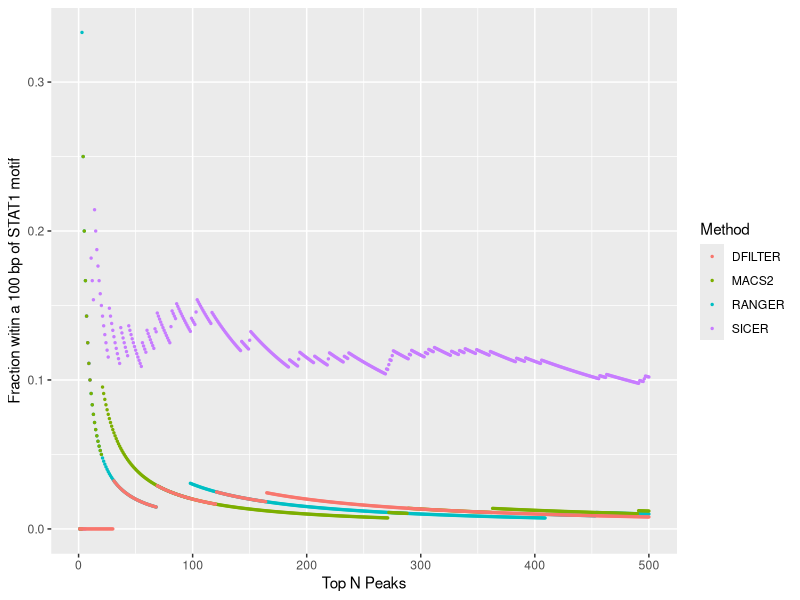

The R script that drew this image:
# Fraction of Top N peaks within 100 bp of a STAT1 motif for the 4 methods given

library(ggplot2)

data<-read.table("ALLCALLERS_fractionTOPNPEAKS.txt",header=T)
ggplot(data, aes(x=NPEAK, y=Fraction, fill=Method,  color=Method)) + 
  geom_point(size=0.5) +
  labs(x="Top N Peaks", y="Fraction witin a 100 bp of STAT1 motif")